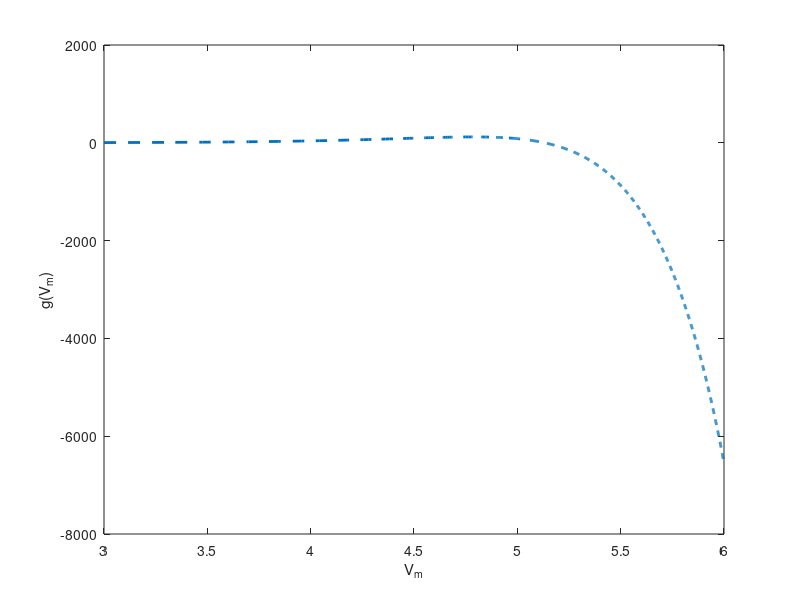

Here is the MATLAB script that generated this plot: (Note: this script raises an error after producing the figure.)
%%% solves the weird Vm equation and shows the zeros,
%%% M is hardcoded

clear all;

% M = 10;
EM = [10; 20; 40; 50; 100; 120; 150; 200];
linS = {'-','--',':','.-'}; % linestyles

for i = 1:length(EM)
    
    M = EM(i);
    %%% q-r parameters
    Mh = 100; %2.8534e-3;
    rc = 0.16;
    rm = 0.52;
    qc = 1.23e-6;
    qm = 0.25;
    n = 8;

    eta_r = @(M) (M.^n)./(Mh^n+M.^n);
    eta_q = @(M) 1-eta_r(M);

    r = rc + (rm - rc)*eta_r(M);
    q = qc + (qm - qc)*eta_q(M);

    %%% other parameters
    lambda = 3690;%3690;
    F = 0.1;%0.2;
    bl = 1e-9;
    bh = 1e-7;
    p = 2500; %2500
    b = 0.25;%0.005 Vitaly: 0.01 to 0.4
    B = 30;%20.5;%10.5;%50
    dt = 0.01;
    dv = 23;
    di = 0.7;
    dc = 0.2; %0.63

    ep = 3e-5;
    mu = 1;%4/24;
    eta = 1;
    ep = ep/(mu + eta*M); % new 11/19/21

    alp = 6.7e-5;%6.7e-6
    gamma = 1; %0.4;%0.4;
    xi = 1;

    omega_base = 15;
    psi = 0.1;
    omega = omega_base*exp(-psi.*M);%50

    ALP = alp/(gamma + xi*M);

    BL = (1-F)*bl;
    BH = (1-F)*bh;

    %%% MOE values 
    %%% I did this a long time ago but its right I guess
    fun = @(x) BL.*x.*(r.*lambda./((q+BH.*x+dt).*(r+BL.*x+dt)-r.*q)).*...
        ((q+BH.*x+dt)./r) ...
        +BH.*x.*(r.*lambda./((q+BH.*x+dt).*(r+BL.*x+dt)-r.*q))...
        -b./(1+B).*(dv.*x./p).*(omega./(dc-ALP.*(dv.*x./p)))...
        -di.*(dv.*x./p);

    % %%% trying the curve again 11/19/21
    % A = @(x) BL.*x.*lambda.*(x.*BH + q.*dt) + BH.*r.*x.*lambda;
    % BB = @(x) (x.*BH + q + dt).*(x.*BL + r + dt) - r*q;
    % C = @(x) dc - ALP*dv*x/p;

    % fun = @(x) A(x)./BB(x) - b*dv*x*omega./((1+B)*p*(C(x))) - di*dv*x/p;

    npts = 1000;
    Vm = linspace(0, 1e6, npts);
    % Vm = linspace(0, 2e5, npts); %%% use this for low M
    y = fun(Vm);

    %%% pick linestyle
    linS_ind = mod(randi([1,length(linS)]),length(EM));

    % plot(log10(x),y)
    plot(log10(Vm),(y),linS{linS_ind},'Linewidth',2)
    hold on
    % plot([(Vm(1)) (Vm(end))], [0 0], '--')
    % plot([log10(x(2)) log10(x(end))], [0 0],'b--')
    xlabel('V_m')
    ylabel('g(V_m)')
    yline(0)
    axis([3 6 -500 1500])
%     axis([0 5.5e5 -500 1500])
    % legend('M=0','M=20','M=50','M=100','M=150','M=200')
    % title('Solution of V_m equation')

    options = optimset('Display','off');

    % Vm = fsolve(fun,4e6,options)
end

legend('M = 10','M = 20','M = 40','M = 50','M = 100','M = 120','M = 150','M = 200');
